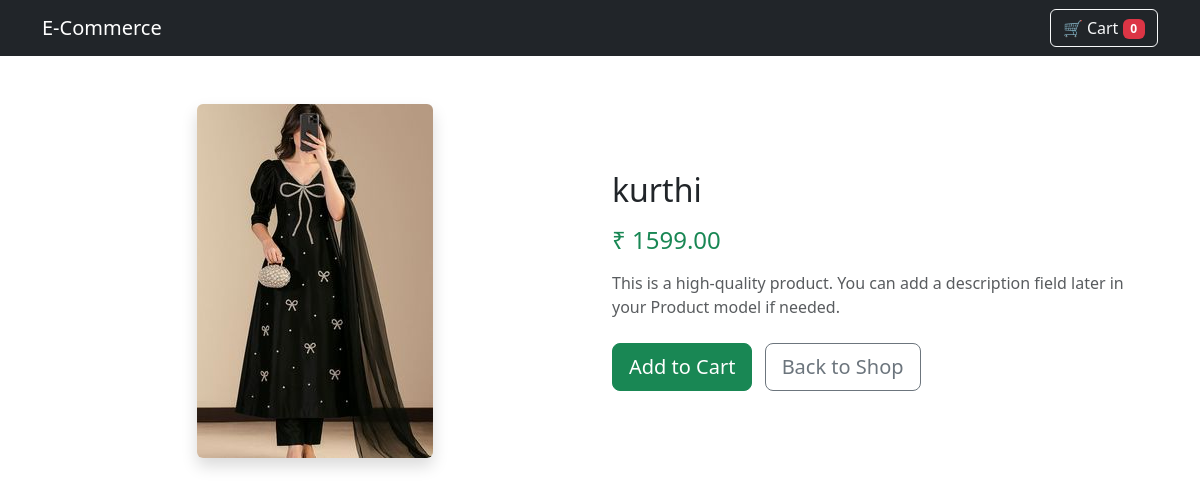
Screenshot of /product/2/ with the database file from the repository.
### Backend/models.py (models this page shows, shortened)
class Product(models.Model):
    name=models.CharField(max_length=100)
    price=models.DecimalField(max_digits=8,decimal_places=2)
    image=models.ImageField(upload_to='products/')

### Frontend/views.py (the view)
# urls.py: path('product/<int:product_id>/', views.product_detail, name='product_detail'),
def product_detail(request, product_id):
    product = get_object_or_404(Product, id=product_id)
    return render(request, 'product_detail.html', {'product': product})

### Frontend/templates/product_detail.html (shortened to what this page needs)
{% extends 'base.html' %}
{% block content %}
<div class="row align-items-center">
  <div class="col-md-6 text-center">
    <img src="{{ product.image.url }}" class="img-fluid rounded shadow" alt="{{ product.name }}">
  </div>
  <div class="col-md-6">
    <h2 class="mb-3">{{ product.name }}</h2>
    <h4 class="text-success mb-3">₹ {{ product.price }}</h4>
    <p class="text-muted">
      This is a high-quality product. You can add a description field later
      in your Product model if needed.
    </p>
    <div class="mt-4">
      <a href="{% url 'add_to_cart' product.id %}" class="btn btn-success btn-lg me-2">
        Add to Cart
      </a>
      <a href="{% url 'home' %}" class="btn btn-outline-secondary btn-lg">
        Back to Shop
      </a>
    </div>
  </div>
</div>
{% endblock %}

### rows the page displays
Product: image (picture), name "kurthi", price "1599.00"

### other values shown
{{ request.session.cart|length|default:0 }} "0"
